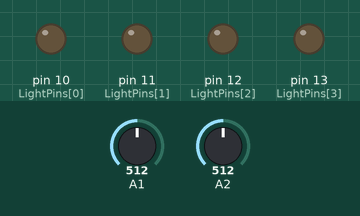
This sketch was run on a simulated Arduino Uno, built with avr-gcc and run on an emulated ATmega328P. Shown: output pins drawn as LEDs (lit = HIGH). The inputs (shaded band) are chosen by the test bench; at power-on: A1 = 512, A2 = 512.

Above: at 1.2 s.
1.3 s: A1 set to 214
2.8 s: A1 set to 183
At 2.92 s:
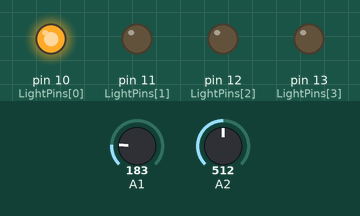
At 5.77 s:
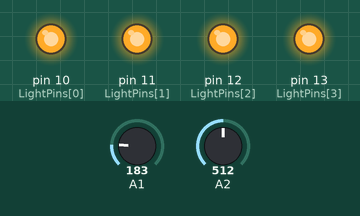
5.8 s: A2 set to 1023
At 6.4 s:
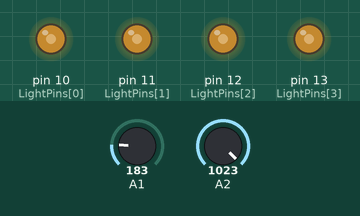
7.4 s: A2 set to 1019
10.4 s: A1 set to 210
11.9 s: A1 set to 190
Timing chart, 0 to 15.9 s (numbered marks = the images above; inputs shaded):
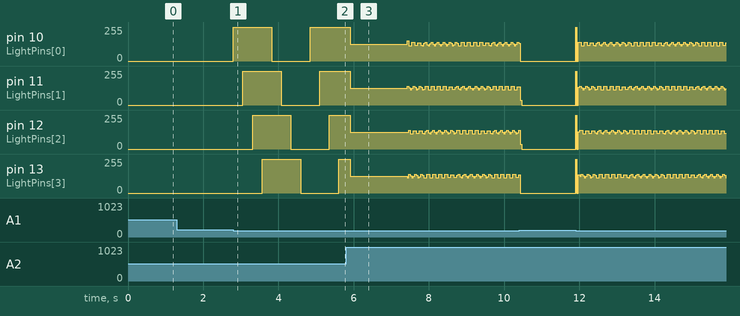

The sketch:

DelosReyes_LabA6.ino
```cpp
int LightPins [4] = {10, 11, 12, 13};
int state;
int speed;
int LightCounter = 0;
bool LightState = 1;


void setup() {
  Serial.begin(9600);
  pinMode(10, OUTPUT);
  pinMode(11, OUTPUT);
  pinMode(12, OUTPUT);
  pinMode(13, OUTPUT);

  pinMode(A1, INPUT);
  pinMode(A2, INPUT);

  Serial.begin(9600);
}

void loop() {
  state = analogRead(A1);
  speed = (1023 - analogRead(A2))/2;

  if (state <= 200){
    digitalWrite(LightPins[LightCounter], LightState);
    LightCounter += 1;
    delay(speed);
    if(LightCounter > 3){
      LightState = !LightState;
      LightCounter = 0;
    }
  }
  else{
    LightOff();
  }
}


void LightOff(){
  LightCounter = 0;
  LightState = 1;
  digitalWrite(10, LOW);
  digitalWrite(11, LOW);
  digitalWrite(12, LOW);
  digitalWrite(13, LOW);
}

void CheckMoni(){
  // state = analogRead(A1);
  // speed = (1023 - analogRead(A2))/2;
  Serial.print("State:" );
  Serial.println(state);
  Serial.print("Delay:" );
  Serial.print(speed);
  Serial.println(" ms");
  Serial.print("Counter: ");
  Serial.println(LightCounter);
  Serial.print("State: ");
  Serial.println(LightState);
}
```

Measured:
- the behaviour switches between 201 and 200 on A1 (found by bisection; images 0 and 1)
- after the input at 1.3 s, every drawn part: stays the same
- after the input at 2.8 s, pin 10 (LightPins[0]): 0/255 → 255/255 at once, → 0/255 1.0 s later, → 255/255 1.0 s later; pin 11 (LightPins[1]): 0/255 → 255/255 after 0.26 s, → 0/255 1.0 s later, → 255/255 1.0 s later
- after the input at 5.8 s, pin 13 (LightPins[3]): 255/255 → 125/255 after 0.11 s
